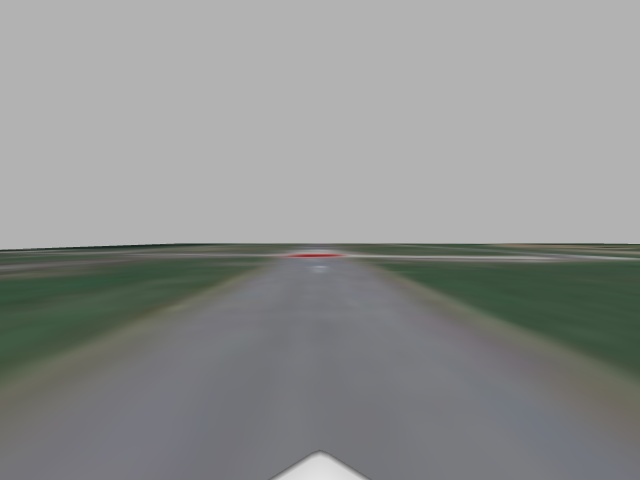
#> input picture data/masks/img_orig_0.jpg, 640 x 480 px, found by its file name; its folder holds only this picture in this run
$ python process_mask.py
#> lines starting #> are read from the running program, lines starting #| are printed output that depends on the picture; after the words box and inside, x2 and y2 are one past the last pixel; in counts of white or black regions, pixels touching at a corner belong together
import cv2
import os


if __name__ == "__main__":
    for fn in os.listdir('./data/masks'):
        cv_image = cv2.imread('./data/masks/'+fn)
#> cv_image is the input picture: shape (480, 640, 3); mean B, G, R 142.5, 144, 141.8
        tmp = fn.split('.')
        # cv_image_comp = cv2.imread('./data/masks/1ae8a68a40e4_05_mask.gif')
        hsv = cv2.cvtColor(cv_image, cv2.COLOR_BGR2HSV)
#> hsv: shape (480, 640, 3); mean H, S, V 42.7, 12.3, 145.5

        mask_red_1 = cv2.inRange(hsv, (0, 50, 20), (5, 255, 255))
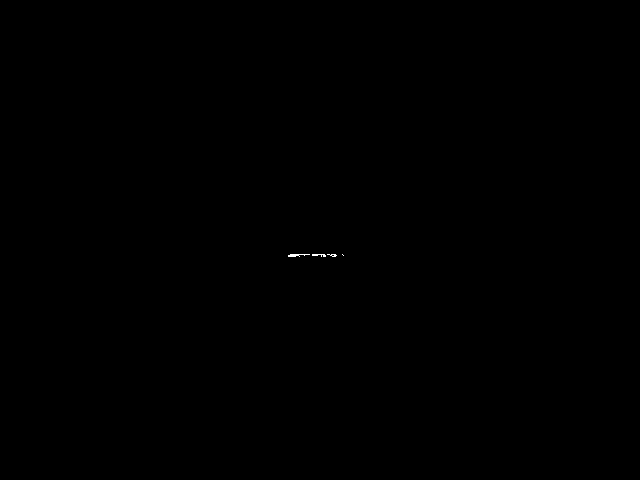
#> mask_red_1: shape (480, 640); 0.03% white in thin lines or dots, all inside (x1, y1, x2, y2) = (288, 254, 344, 257)
        mask_red_2 = cv2.inRange(hsv, (175, 50, 20), (180 ,255, 255))
#> mask_red_2: shape (480, 640); 0.04% white in thin lines or dots, all inside (x1, y1, x2, y2) = (287, 254, 343, 258)

        mask_red = cv2.bitwise_or(mask_red_1, mask_red_2)
#> mask_red: shape (480, 640); 0.07% white; 1 white region, box (x1, y1, x2, y2) and area: (287, 254, 344, 258) 209
        img_red = cv2.bitwise_and(cv_image, cv_image, mask=mask_red)
        img_red_gray = cv2.cvtColor(img_red, cv2.COLOR_BGR2GRAY)
        img_binary = cv2.threshold(img_red_gray, 10, 255,cv2.THRESH_BINARY)[1]
        cv2.imshow('aaa',img_binary)
        cv2.imwrite('./data/label/'+tmp[0]+'.png',img_binary)
        cv2.waitKey(1)
        # continue
